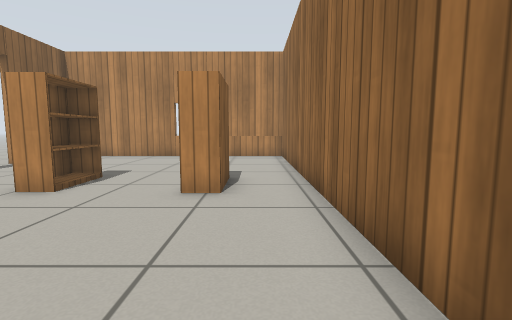
View 1 (above)

12 first-person views from a walk through a Gazebo world. The camera is 0.63 m above the floor, tilts 6° down and sees 85° across. The floor is counted in squares, 0.5 m on a side. Each view is taken from the middle of a square. On the plan, view 1 faces up. The plan holds only what a view shows up to about 13 squares ahead; the rest is blank. Gazebo's built-in surfaces are drawn with simple patterns.

View 2
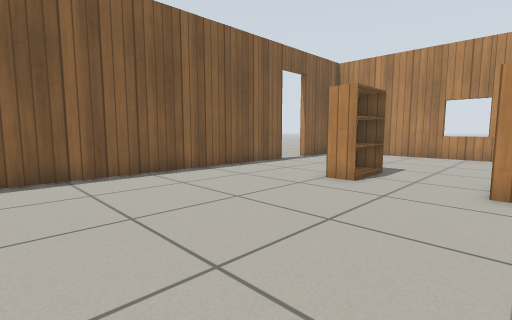

View 3
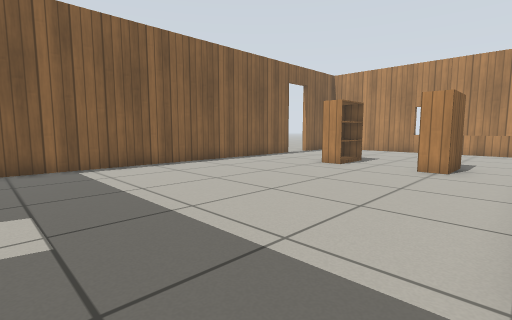

View 4
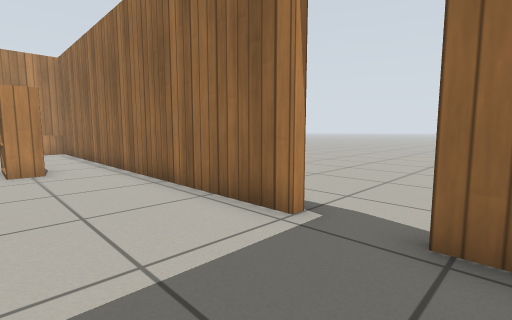

View 5
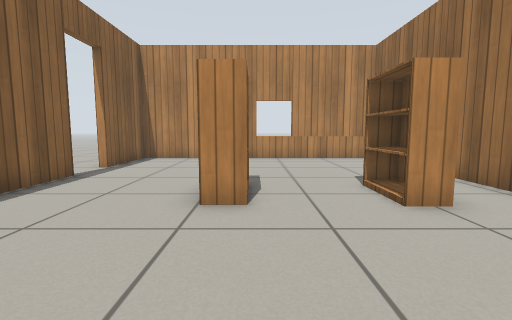

View 6
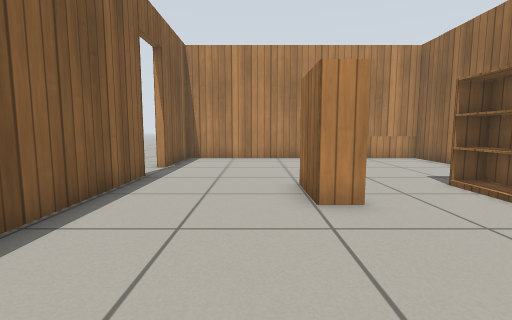

View 7
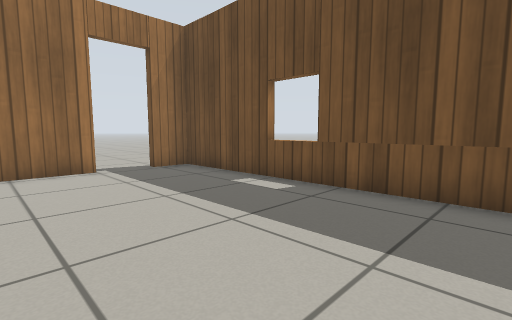

View 8
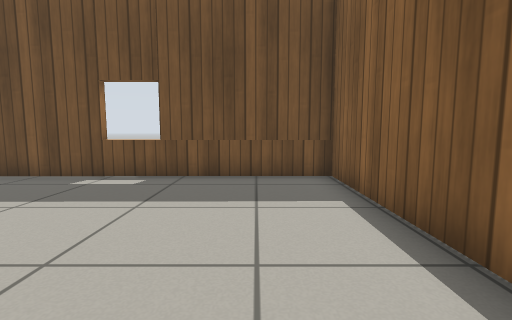

View 9
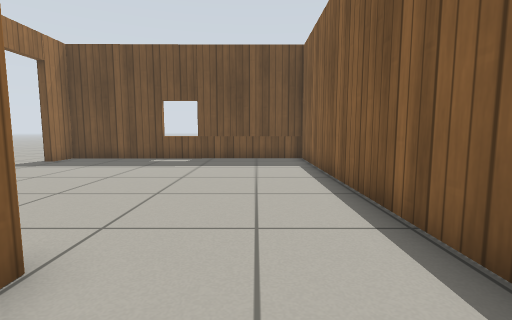

View 10
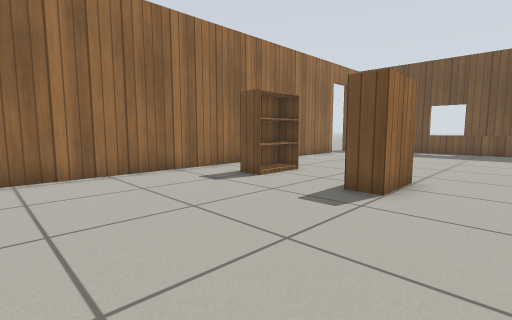

View 11
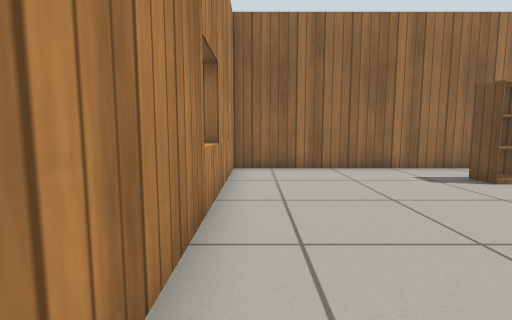

View 12
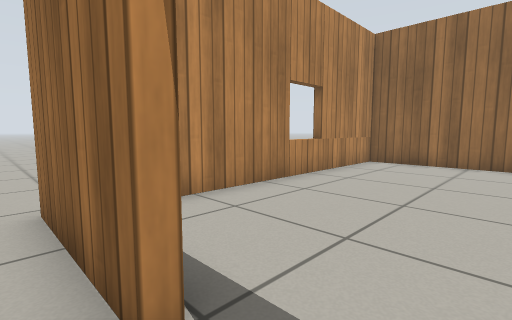

### Floor plan
Points are (right, up) in squares from view 1. A wall is a line through its corners. A room is listed if a view was taken in it or the views show most of it. See-through windows are left out.
Room 1 (views 1, 2, 3, 4, 5, 6, 7, 8, 9, 10, 11)
walls: (-9.1, 8.9) (-9.1, -4.7) (1.3, -4.6) (1.3, -3.2); (1.3, -1.5) (1.3, 13.7) (-9.1, 13.7) (-9.1, 10.6)
ways out: open door at (-9, 9.5) to room 2; open door at (1.5, -2.5)
objects: bookshelf (-5, 6) to (-4, 7); bookshelf (-1, 6) to (-1, 7)
Room 2 (view 12)
walls: (-9.4, 10.6) (-9.4, 14.1)
ways out: open door at (-9, 9.5) to room 1; opening at (-9, 15)

Where each view was taken, in squares from view 1:
view 1: 0 up, 0 right, facing up
view 2: 1 down, 1 left, facing up-left
view 3: 4 down, 1 right, facing up-left
view 4: 4 down, 2 left, facing up-right
view 5: 1 up, 4 left, facing up
view 6: 1 up, 6 left, facing up
view 7: 1 up, 8 left, facing down-right
view 8: 3 up, 7 left, facing down
view 9: 8 up, 7 left, facing down
view 10: 13 up, 7 left, facing down-right
view 11: 13 up, 8 left, facing right
view 12: 9 up, 10 left, facing up-right
